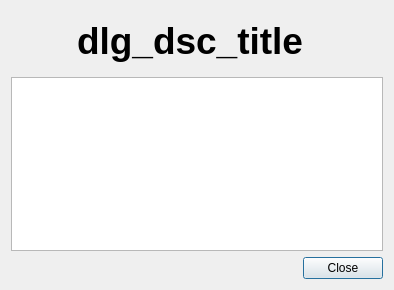
<?xml version="1.0" encoding="UTF-8"?>
<ui version="4.0">
 <class>CKANBrowserDisclaimer</class>
 <widget class="QDialog" name="CKANBrowserDisclaimer">
  <property name="geometry">
   <rect>
    <x>0</x>
    <y>0</y>
    <width>394</width>
    <height>290</height>
   </rect>
  </property>
  <property name="sizePolicy">
   <sizepolicy hsizetype="Preferred" vsizetype="Preferred">
    <horstretch>0</horstretch>
    <verstretch>0</verstretch>
   </sizepolicy>
  </property>
  <property name="minimumSize">
   <size>
    <width>0</width>
    <height>0</height>
   </size>
  </property>
  <property name="maximumSize">
   <size>
    <width>16777215</width>
    <height>16777215</height>
   </size>
  </property>
  <property name="windowTitle">
   <string>dlg_dsc_dlg_title</string>
  </property>
  <layout class="QGridLayout" name="gridLayout">
   <item row="0" column="0">
    <widget class="QLabel" name="IDC_lblLogo">
     <property name="sizePolicy">
      <sizepolicy hsizetype="Fixed" vsizetype="Fixed">
       <horstretch>0</horstretch>
       <verstretch>0</verstretch>
      </sizepolicy>
     </property>
     <property name="minimumSize">
      <size>
       <width>60</width>
       <height>60</height>
      </size>
     </property>
     <property name="maximumSize">
      <size>
       <width>60</width>
       <height>60</height>
      </size>
     </property>
     <property name="text">
      <string/>
     </property>
    </widget>
   </item>
   <item row="0" column="1">
    <widget class="QLabel" name="IDC_lblTitle">
     <property name="font">
      <font>
       <pointsize>28</pointsize>
       <weight>75</weight>
       <bold>true</bold>
      </font>
     </property>
     <property name="text">
      <string>dlg_dsc_title</string>
     </property>
    </widget>
   </item>
   <item row="2" column="1">
    <widget class="QDialogButtonBox" name="button_box">
     <property name="orientation">
      <enum>Qt::Horizontal</enum>
     </property>
     <property name="standardButtons">
      <set>QDialogButtonBox::Close</set>
     </property>
    </widget>
   </item>
   <item row="1" column="0" colspan="2">
    <widget class="QTextBrowser" name="IDC_brInfo"/>
   </item>
  </layout>
 </widget>
 <resources/>
 <connections>
  <connection>
   <sender>button_box</sender>
   <signal>accepted()</signal>
   <receiver>CKANBrowserDisclaimer</receiver>
   <slot>accept()</slot>
   <hints>
    <hint type="sourcelabel">
     <x>20</x>
     <y>20</y>
    </hint>
    <hint type="destinationlabel">
     <x>20</x>
     <y>20</y>
    </hint>
   </hints>
  </connection>
  <connection>
   <sender>button_box</sender>
   <signal>rejected()</signal>
   <receiver>CKANBrowserDisclaimer</receiver>
   <slot>reject()</slot>
   <hints>
    <hint type="sourcelabel">
     <x>20</x>
     <y>20</y>
    </hint>
    <hint type="destinationlabel">
     <x>20</x>
     <y>20</y>
    </hint>
   </hints>
  </connection>
 </connections>
</ui>
